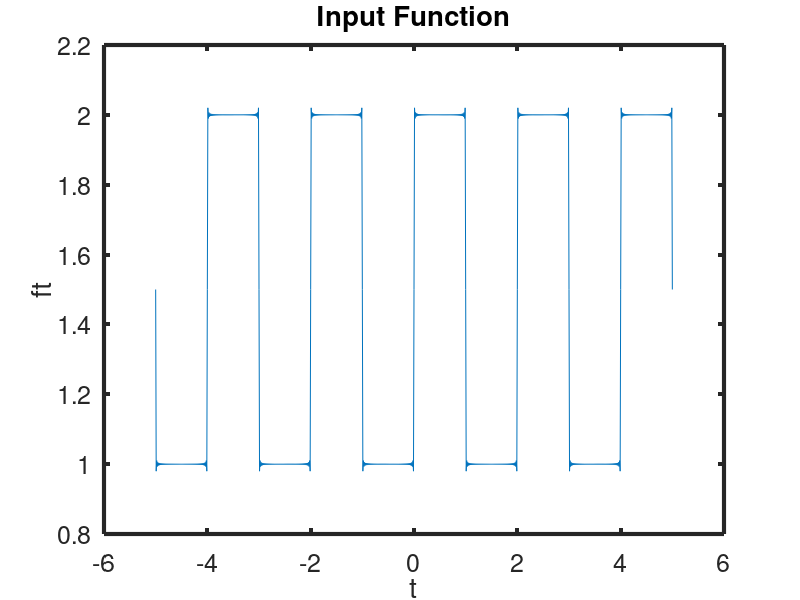

The MATLAB source for this figure:
clc
close all
n=500;   % Number of terms in the series
P=2;    % Period
sum=1.5;   % First term, y offset
t=[-5: 0.01 : 5]; % x array/range

for i_ser=1:n
    sum=sum+((1/(i_ser*pi))*(1-cos(i_ser*pi)))*sin(pi*t*i_ser);
    plot(t,sum)
    xlabel('t')
    ylabel('ft')
    title('Input Function')
    set(gca,'FontSize',18)
    set(gca,'LineWidth',3)
    
    %pause(0.1)
end